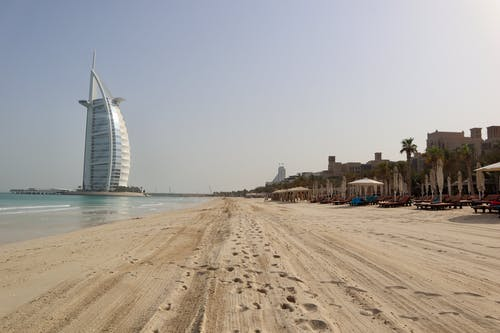
#> input picture pre tests/remove background/dubai.jpeg, 500 x 333 px
$ jupyter execute --allow-errors 'background merger.ipynb'   (older library calls are emulated)
#> lines starting #> are read from the running program, lines starting #| are printed output that depends on the picture
[cell 1]
# !pip install removebg

from removebg import RemoveBg

#> (the rest of this cell did not finish here and is left out)

[cell 2]
from PIL import Image

background = Image.open("dubai.jpeg")
#> background is the input picture: PIL image 500x333 RGB; mean R, G, B 167.4, 160.6, 153.8
foreground = Image.open("vix.jpeg_no_bg.png")
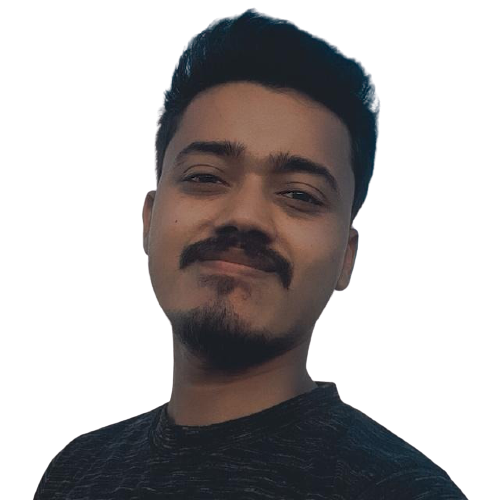
#> input picture pre tests/remove background/vix.jpeg_no_bg.png, 499 x 500 px
#> foreground is the input picture: PIL image 499x500 RGBA; mean R, G, B, A 27.2, 23.8, 24.1, 105.7

background.paste(foreground, (0, 0), foreground)
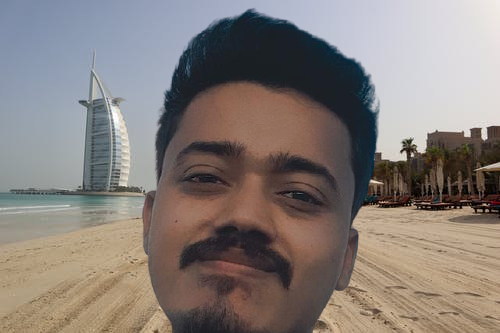
#> background: PIL image 500x333 RGB; mean R, G, B 133.8, 125, 120.6
background.show()
